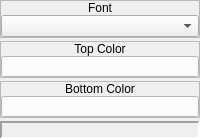
             <widget class="QWidget" name="widget_41" native="true">
              <layout class="QVBoxLayout" name="verticalLayout_30">
               <property name="spacing">
                <number>3</number>
               </property>
               <property name="margin">
                <number>0</number>
               </property>
               <item>
                <widget class="QFrame" name="frame_7">
                 <property name="frameShape">
                  <enum>QFrame::StyledPanel</enum>
                 </property>
                 <property name="frameShadow">
                  <enum>QFrame::Raised</enum>
                 </property>
                 <layout class="QVBoxLayout" name="verticalLayout_27">
                  <property name="spacing">
                   <number>0</number>
                  </property>
                  <property name="margin">
                   <number>0</number>
                  </property>
                  <item>
                   <widget class="QLabel" name="label_20">
                    <property name="sizePolicy">
                     <sizepolicy hsizetype="Preferred" vsizetype="Fixed">
                      <horstretch>0</horstretch>
                      <verstretch>0</verstretch>
                     </sizepolicy>
                    </property>
                    <property name="text">
                     <string>Font</string>
                    </property>
                    <property name="alignment">
                     <set>Qt::AlignCenter</set>
                    </property>
                   </widget>
                  </item>
                  <item>
                   <widget class="QWidget" name="widget_40" native="true">
                    <layout class="QHBoxLayout" name="horizontalLayout_23">
                     <property name="spacing">
                      <number>0</number>
                     </property>
                     <property name="margin">
                      <number>0</number>
                     </property>
                     <item>
                      <widget class="QComboBox" name="cboxFont"/>
                     </item>
                    </layout>
                   </widget>
                  </item>
                 </layout>
                </widget>
               </item>
               <item>
                <widget class="QFrame" name="frame_14">
                 <property name="frameShape">
                  <enum>QFrame::StyledPanel</enum>
                 </property>
                 <property name="frameShadow">
                  <enum>QFrame::Raised</enum>
                 </property>
                 <layout class="QVBoxLayout" name="verticalLayout_28">
                  <property name="spacing">
                   <number>0</number>
                  </property>
                  <property name="margin">
                   <number>0</number>
                  </property>
                  <item>
                   <widget class="QLabel" name="label_21">
                    <property name="sizePolicy">
                     <sizepolicy hsizetype="Preferred" vsizetype="Fixed">
                      <horstretch>0</horstretch>
                      <verstretch>0</verstretch>
                     </sizepolicy>
                    </property>
                    <property name="text">
                     <string>Top Color</string>
                    </property>
                    <property name="alignment">
                     <set>Qt::AlignCenter</set>
                    </property>
                   </widget>
                  </item>
                  <item>
                   <widget class="QWidget" name="widget_42" native="true">
                    <layout class="QHBoxLayout" name="horizontalLayout_24">
                     <property name="spacing">
                      <number>3</number>
                     </property>
                     <property name="margin">
                      <number>0</number>
                     </property>
                     <item>
                      <widget class="ColorButton" name="bTopColor">
                       <property name="sizePolicy">
                        <sizepolicy hsizetype="Preferred" vsizetype="Fixed">
                         <horstretch>0</horstretch>
                         <verstretch>0</verstretch>
                        </sizepolicy>
                       </property>
                       <property name="minimumSize">
                        <size>
                         <width>0</width>
                         <height>21</height>
                        </size>
                       </property>
                       <property name="maximumSize">
                        <size>
                         <width>16777215</width>
                         <height>21</height>
                        </size>
                       </property>
                       <property name="styleSheet">
                        <string notr="true">background-color: rgb(255, 255, 255);</string>
                       </property>
                       <property name="text">
                        <string/>
                       </property>
                      </widget>
                     </item>
                    </layout>
                   </widget>
                  </item>
                 </layout>
                </widget>
               </item>
               <item>
                <widget class="QFrame" name="frame_15">
                 <property name="frameShape">
                  <enum>QFrame::StyledPanel</enum>
                 </property>
                 <property name="frameShadow">
                  <enum>QFrame::Raised</enum>
                 </property>
                 <layout class="QVBoxLayout" name="verticalLayout_29">
                  <property name="spacing">
                   <number>0</number>
                  </property>
                  <property name="margin">
                   <number>0</number>
                  </property>
                  <item>
                   <widget class="QLabel" name="label_22">
                    <property name="sizePolicy">
                     <sizepolicy hsizetype="Preferred" vsizetype="Fixed">
                      <horstretch>0</horstretch>
                      <verstretch>0</verstretch>
                     </sizepolicy>
                    </property>
                    <property name="text">
                     <string>Bottom Color</string>
                    </property>
                    <property name="alignment">
                     <set>Qt::AlignCenter</set>
                    </property>
                   </widget>
                  </item>
                  <item>
                   <widget class="QWidget" name="widget_43" native="true">
                    <layout class="QHBoxLayout" name="horizontalLayout_30">
                     <property name="spacing">
                      <number>3</number>
                     </property>
                     <property name="margin">
                      <number>0</number>
                     </property>
                     <item>
                      <widget class="ColorButton" name="bBottomColor">
                       <property name="sizePolicy">
                        <sizepolicy hsizetype="Preferred" vsizetype="Fixed">
                         <horstretch>0</horstretch>
                         <verstretch>0</verstretch>
                        </sizepolicy>
                       </property>
                       <property name="minimumSize">
                        <size>
                         <width>0</width>
                         <height>21</height>
                        </size>
                       </property>
                       <property name="maximumSize">
                        <size>
                         <width>16777215</width>
                         <height>21</height>
                        </size>
                       </property>
                       <property name="styleSheet">
                        <string notr="true">background-color: rgb(255, 255, 255);</string>
                       </property>
                       <property name="text">
                        <string/>
                       </property>
                      </widget>
                     </item>
                    </layout>
                   </widget>
                  </item>
                 </layout>
                </widget>
               </item>
               <item>
                <widget class="QLabel" name="lblGradientPreview">
                 <property name="frameShape">
                  <enum>QFrame::Panel</enum>
                 </property>
                 <property name="frameShadow">
                  <enum>QFrame::Sunken</enum>
                 </property>
                 <property name="lineWidth">
                  <number>2</number>
                 </property>
                 <property name="text">
                  <string/>
                 </property>
                 <property name="scaledContents">
                  <bool>true</bool>
                 </property>
                </widget>
               </item>
              </layout>
             </widget>
